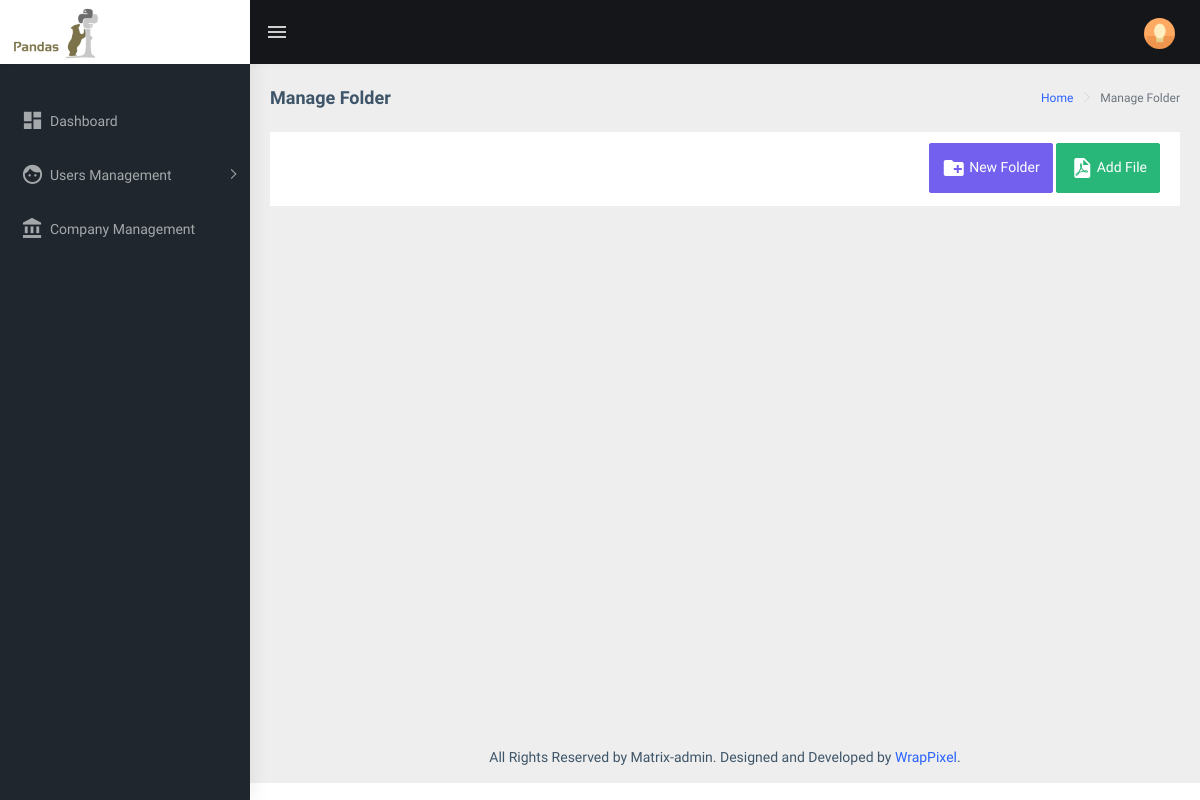
Before: /manage_folder/6/21/ (signed in) with the older database file.
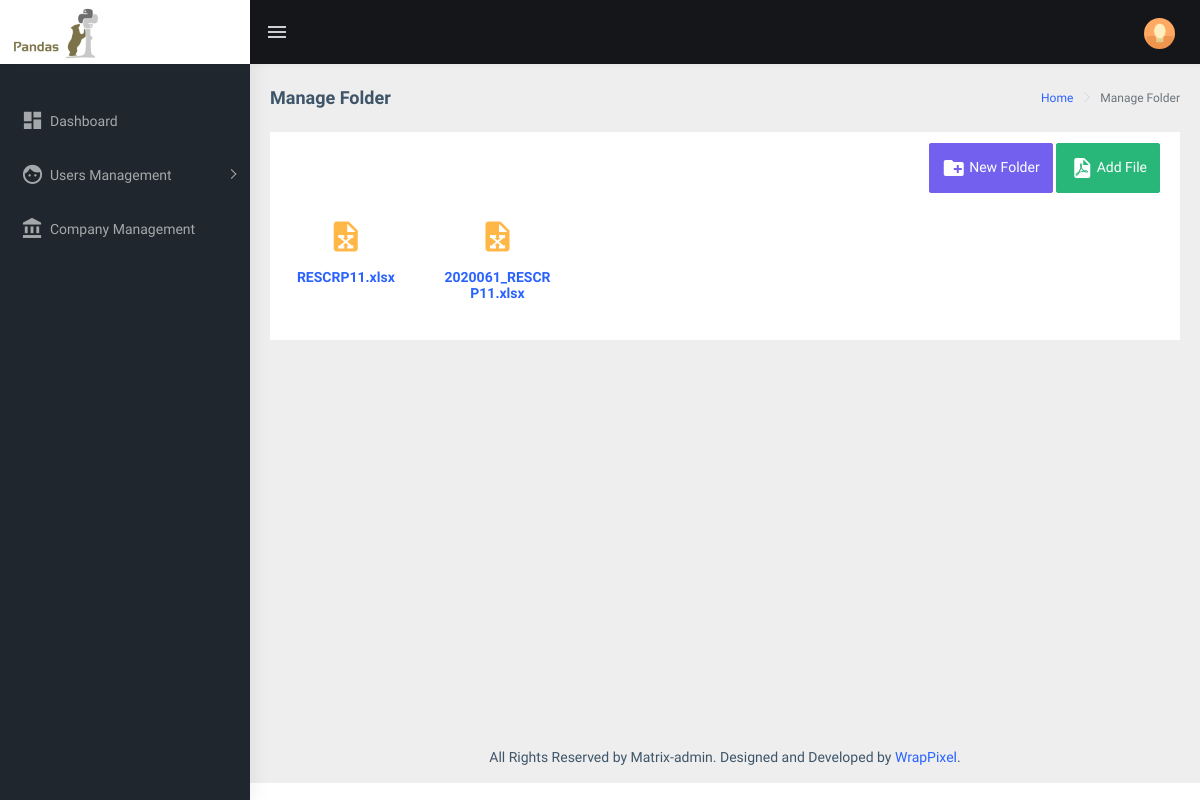
After: the same page with the newer database file.
### app/models/user_model.py (models this page shows, shortened)
class UploadedFiles(models.Model):
    user = models.ForeignKey(
        User,
        db_index = True,
        null = True,
        blank = True,
        on_delete = models.CASCADE,
    )
    company = models.ForeignKey(
        Company,
        db_index = True,
        null = True,
        blank = True,
        on_delete = models.CASCADE,
    )
    company_folder = models.BooleanField(
        default = True,
        db_index = True,
    )
    folder_path = models.ForeignKey(
        FolderList,
        db_index = True,
        null = True,
        blank = True,
        on_delete = models.CASCADE,
    )
    uploaded_file = models.CharField(
        null = True,
        blank = True,
        max_length = 250,
    )
    no_of_rows = models.IntegerField(
        default = 0,
        db_index = True,
    )
    class Meta:
        verbose_name_plural = "Uploaded_Files_Table"

### app/views/folder_management.py (the view, shortened to what this page needs)
# urls.py: path('manage_folder/<int:company>/', never_cache(login_required(folder_management.ManageFolderView.as_view())), name = 'manage_folder'),
class ManageFolderView(View):
    template_name = 'app/base/base.html'
    data = defaultdict()
    data["included_template"] = 'app/folder_management/manage_folder.html'
    data["css_files"] = []
    data["js_files"] = ['custom_files/js/folder_management.js']
    data["page_title"] = "Manage Folder"
    def get(self, request, company=None, parent_folder=None):
        try:
            comp = user_model.Company.objects.get(pk = int(company))
        except:
            return redirect("/unauthorized/", permanent=False)
        self.data["company_ids"] = company
        self.data["parent_folder_ids"] = parent_folder if parent_folder is not None else ""
        self.data["add_folder_form"] = company_forms.FolderForm()
        folderlist = user_model.FolderList.objects.filter(company = comp)
        if parent_folder is not None:
            folderlist = folderlist.filter(parent_folder_id = int(parent_folder))
        else:
            folderlist = folderlist.filter(parent_folder__isnull = True)
        self.data["folder_list"] = folderlist
        filelist = user_model.UploadedFiles.objects.filter(company = comp)
        if parent_folder is not None:
            filelist = filelist.filter(folder_path_id = int(parent_folder))
        else:
            filelist = filelist.filter(company_folder = True, folder_path__isnull = True)
        self.data["filelist"] = filelist
        self.data["rename_folder_form"] = []
        i = 0
        self.data["upload_file_form"] = company_forms.UploadFileForm()
        return render(request, self.template_name, self.data)

### app/templatetags/common_filters.py (called while the page is built)
@register.simple_tag
def load_css_files(scripts = list()):
    html = []
    for script in scripts:
        html.append('<link rel="stylesheet" href="'+settings.STATIC_URL+script+'"/>')
    return safestring.mark_safe(''.join(html))

@register.simple_tag
def load_javascript_files(scripts = list()):
    html = []
    for script in scripts:
        html.append('<script src="'+settings.STATIC_URL+script+'"></script>')
    return safestring.mark_safe(''.join(html))

### app/templates/app/base/base.html (shortened to what this page needs)
{% load static %}
{% load common_filters %}
<!DOCTYPE html>
<html dir="ltr" lang="en">
<head>
    <link href="{% static 'base_files/css/style.min.css' %}" rel="stylesheet">
</head>
<body>
    <div id="main-wrapper">
        <header class="topbar" data-navbarbg="skin5">
            <nav class="navbar top-navbar navbar-expand-md navbar-dark">
                <div class="navbar-header" data-logobg="skin5">
                    <a class="navbar-brand" href="index.html"  style="background-color:#FFF; text-align:center">
                        <span class="logo-text text-center">
                             <img src="{% static 'images/numpy-pandas.jpeg' %}" style="width:92px;" alt="homepage" class="light-logo" />
                        </span>
                    </a>
                </div>
                <div class="navbar-collapse collapse" id="navbarSupportedContent" data-navbarbg="skin5">
                    <ul class="navbar-nav float-left mr-auto">
                        <li class="nav-item d-none d-md-block"><a class="nav-link sidebartoggler waves-effect waves-light" href="javascript:void(0)" data-sidebartype="mini-sidebar"><i class="mdi mdi-menu font-24"></i></a></li>
                    </ul>
                    <ul class="navbar-nav float-right">
                        <li class="nav-item dropdown">
                            <a class="nav-link dropdown-toggle text-muted waves-effect waves-dark pro-pic" href="" data-toggle="dropdown" aria-haspopup="true" aria-expanded="false"><img src="../../assets/images/users/1.jpg" alt="user" class="rounded-circle" width="31"></a>
                        </li>
                    </ul>
                </div>
            </nav>
        </header>
        <aside class="left-sidebar" data-sidebarbg="skin5">
            <div class="scroll-sidebar">
                <nav class="sidebar-nav">
                    <ul id="sidebarnav" class="p-t-30">
                        <li class="sidebar-item">
							<a class="sidebar-link waves-effect waves-dark sidebar-link" href="{% url 'dashboard' %}" aria-expanded="false">
								<i class="mdi mdi-view-dashboard"></i>
								<span class="hide-menu">Dashboard</span>
							</a>
						</li>
                        <li class="sidebar-item"> <a class="sidebar-link has-arrow waves-effect waves-dark" href="javascript:void(0)" aria-expanded="false"><i class="mdi mdi-face"></i><span class="hide-menu">Users Management</span></a>
                        </li>
                        <li class="sidebar-item">
							<a class="sidebar-link waves-effect waves-dark sidebar-link" href="{% url 'manage_company' %}" aria-expanded="false">
								<i class="mdi mdi-bank"></i>
								<span class="hide-menu">Company Management</span>
							</a>
						</li>
                    </ul>
                </nav>
            </div>
        </aside>
        <div class="page-wrapper">
             <div class="page-breadcrumb">
                <div class="row">
                    <div class="col-12 d-flex no-block align-items-center">
                        <h4 class="page-title">{{page_title}}</h4>
                        <div class="ml-auto text-right">
                            <nav aria-label="breadcrumb">
                                <ol class="breadcrumb">
                                    <li class="breadcrumb-item"><a href="#">Home</a></li>
                                    <li class="breadcrumb-item active" aria-current="page">{{page_title}}</li>
                                </ol>
                            </nav>
                        </div>
                    </div>
                </div>
            </div>
            <div class="container-fluid">
                {% include included_template %}
            </div>
            <footer class="footer text-center">
                All Rights Reserved by Matrix-admin. Designed and Developed by <a href="https://wrappixel.com">WrapPixel</a>.
            </footer>
        </div>
    </div>
</body>
</html>

### app/templates/app/folder_management/manage_folder.html (shortened to what this page needs)
<div class="row">
	<div class="col-md-12">
		<div class="card">
			<div class="card-body" style="padding:0.7rem 1.25rem; text-align:right">
				<button class="btn btn-primary" data-toggle="modal" data-target="#add_folder_modal">
					<i class="mdi mdi-24px mdi-folder-plus"></i>
					<span style="display: inline;position: relative;top: -5px;"> New Folder</span>
				</button>
				<button class="btn btn-success" data-toggle="modal" data-target="#upload_file_modal">
					<i class="mdi mdi-24px mdi-file-pdf"></i>
					<span style="display: inline;position: relative;top: -5px;"> Add File</span>
				</button>
			</div>
			<div class="row">
				<div class="col-12">
				</div>
			</div>
			<div class="row">
				<div class="col-12">
					<ul style="padding:0px; margin:0px;">
						{% for file in filelist %}
							<li class="col-md-3 col-lg-2 col-xlg-2" style="float:left; list-style-type:none; cursor:pointer">
								<div class="folder-item card">
									<a href="{% url 'manage_file' file.id %}">
										<div class="box text-center">
											<h1 class="font-light text-warning"><i class="mdi mdi-file-excel"></i></h1>
											<h6>{{file.uploaded_file}}</h6>
										</div>
									</a>
								</div>
							</li>
						{% endfor %}
					</ul>
				</div>
			</div>
        </div>
    </div>
</div>

Changed rows visible on the page:
added UploadedFiles: uploaded_file "RESCRP11.xlsx"
added UploadedFiles: uploaded_file "2020061_RESCRP11.xlsx"
